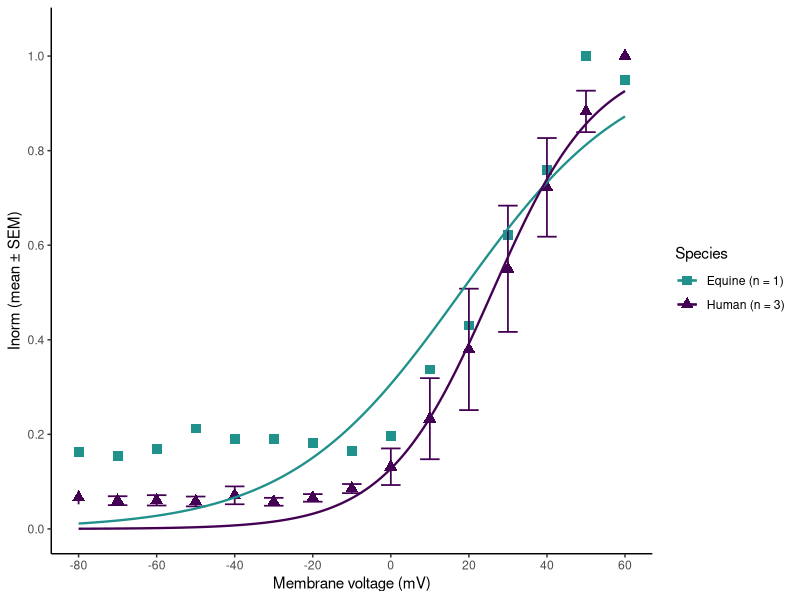
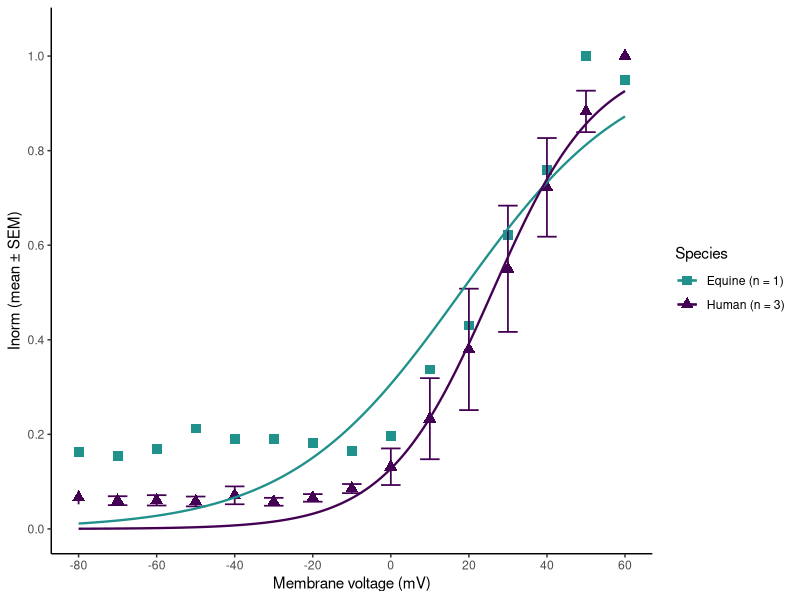

R code for these plots, in order:
## ---- chunk 1
setwd("C:/R_Projects/Kv11.1 analysis")
## ---- chunk 2
# Read in data as a long format excel
library(readxl)
Tailcurrent_Equine_Human <- read_excel("Kv11.1_HEK293t_Equine_Human_Peak tail current_long format - Copy.xlsx")
View(Tailcurrent_Equine_Human)
names(Tailcurrent_Equine_Human)

# Normalize data to maximal peak tail current

library(dplyr)
df_norm <- Tailcurrent_Equine_Human %>%
  group_by(Recording) %>%   # normalize per recording
  mutate(
    max_tailcurrent = max(`Baseline_substracted_peak_tail_current`, na.rm = TRUE),
    norm_tailcurrent = `Baseline_substracted_peak_tail_current` / max_tailcurrent
  ) %>%
  ungroup()
View(df_norm)

# Make a summary data frame with mean and SEM for each species
library(dplyr)
summary_df <- df_norm %>%
  group_by(Species, `Membrane_voltage`) %>%
  summarise(
    mean_Inorm = mean(`norm_tailcurrent`, na.rm = TRUE),
    SEM_Inorm  = sd(`norm_tailcurrent`, na.rm = TRUE) / sqrt(n()),
    n = n(),
    .groups = "drop"
  )
View(summary_df)
str(summary_df)

# Count the amount of cells analysed for each species
n_per_species <- df_norm %>%
  group_by(Species, Cell) %>%   # ensure unique recordings
  summarise(.groups = "drop") %>%
  count(Species, name = "n_cells")

n_per_species

# Make a wide summary data frame giving the tailcurrent for equine and human for each Vm
library(tidyr)
summary_wide <- summary_df %>%
  select(Species, Membrane_voltage, mean_Inorm, SEM_Inorm) %>%
  pivot_wider(
    names_from  = Species,
    values_from = c(mean_Inorm, SEM_Inorm),
    names_glue  = "{.value}_{Species}"
  ) %>%
  arrange(Membrane_voltage)
View(summary_wide)

# Define Boltzmann function
Boltzmann <- function(V, V05, k) {
  1 / (1 + exp((V05 - V) / k))
}

# Non-linear Least Squares Fit 
V05_guess <- summary_df$Membrane_voltage[ which.min(abs(summary_df$mean_Inorm - 0.5)) ]
k_guess   <- (max(summary_df$Membrane_voltage) - min(summary_df$Membrane_voltage)) / 8


Boltzmann_equine <- nls(
  mean_Inorm ~ Boltzmann(Membrane_voltage, V05, k),
  data  = filter(summary_df, Species == "Equine"),
  start = list(V05 = V05_guess, k = k_guess))
summary(Boltzmann_equine)

Boltzmann_human <- nls(mean_Inorm ~ Boltzmann(Membrane_voltage, V05, k), 
           data = filter(summary_df, Species == "Human"), 
           start = list(V05 = V05_guess, k = k_guess))
summary(Boltzmann_human)

# Plot the fit
vseq <- seq(min(summary_df$Membrane_voltage),
            max(summary_df$Membrane_voltage),
            length.out = 1000)

df_pred_equine <- data.frame(
  Membrane_voltage = vseq,
  fit = predict(Boltzmann_equine, newdata = data.frame(Membrane_voltage = vseq)),
  Species = "Equine"
)

df_pred_human <- data.frame(
  Membrane_voltage = vseq,
  fit = predict(Boltzmann_human, newdata = data.frame(Membrane_voltage = vseq)),
  Species = "Human"
)

df_pred <- rbind(df_pred_equine, df_pred_human)


library(ggplot2)
my_cols <- c(
  "Equine" = "#21918c",   
  "Human"  = "#440154")

my_shapes <- c(
  "Equine" = 15,  
  "Human"  = 17)


legend_labels <- paste0(n_per_species$Species, " (n = ", n_per_species$n_cells, ")")

names(legend_labels) <- n_per_species$Species
legend_labels


ggplot(summary_df, aes(x = Membrane_voltage, y = mean_Inorm, color = Species)) +
  geom_point(aes(shape = Species), size = 3) +
  geom_errorbar(aes(ymin = mean_Inorm - SEM_Inorm,
                    ymax = mean_Inorm + SEM_Inorm),
                width = 5, linewidth = 0.6) +
  geom_line(data = df_pred,
            aes(y = fit),
            linewidth = 0.8) +
  scale_color_manual(values = my_cols, labels = legend_labels) +
  scale_shape_manual(values = my_shapes, labels = legend_labels) +
  theme_classic() +
  labs(x = "Membrane voltage (mV)", y = "Inorm (mean ± SEM)") +
  scale_x_continuous(
    breaks = seq(-80, 60, 20),    
    limits = c(-80, 60)) +
  scale_y_continuous(
    breaks = seq(0, 1.0, 0.2),    
    limits = c(0, 1.05))

ggsave("IV_curve_Kv11.1_Equine_Human.png", width = 10, height = 3, dpi = 600)

# Create a table with Vhalf and slope

coef_equine <- summary(Boltzmann_equine)$coefficients
coef_human  <- summary(Boltzmann_human)$coefficients

Boltzmann_table <- data.frame(
  Species = c("Equine", "Human"),
  V05 = c(coef_equine["V05","Estimate"], coef_human["V05","Estimate"]),
  V05_SEM = c(coef_equine["V05","Std. Error"], coef_human["V05","Std. Error"]),
  k = c(coef_equine["k","Estimate"], coef_human["k","Estimate"]),
  k_SEM = c(coef_equine["k","Std. Error"], coef_human["k","Std. Error"]))

Boltzmann_table
